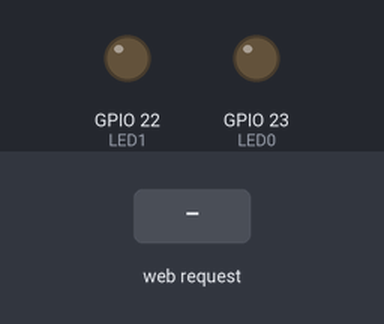
A sketch run on a simulated ESP32. Parts: output pins drawn as LEDs (lit = HIGH). The inputs (shaded band) are chosen by the test bench. WiFi joins after 1.5 s; servers stay silent unless stated; what the sketch prints to the serial monitor is not drawn.

Above: at 3.2 s.
3.3 s: HTTP request GET /?LED0=ON received
At 3.9 s:
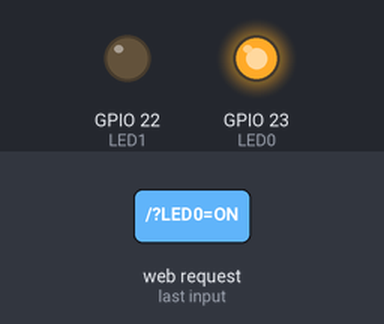
4.8 s: HTTP request GET /?LED1=ON received
At 5.1 s:
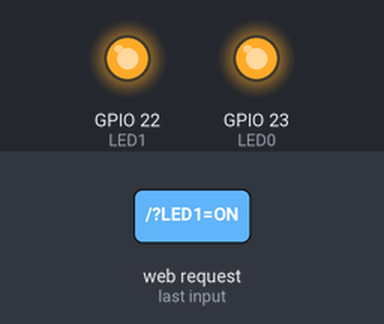
6.3 s: HTTP request GET /?LED0=OFF received
At 7.4 s:
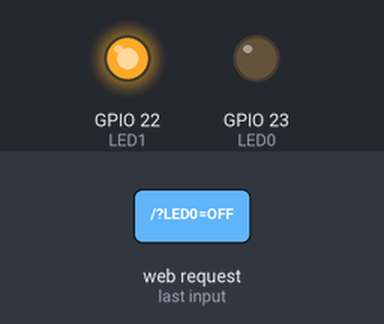
7.8 s: HTTP request GET /?LED1=OFF received
At 8.6 s:
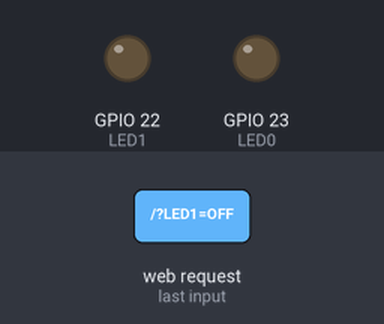
Timing chart, 0 to 10.3 s (numbered marks = the images above; inputs shaded):
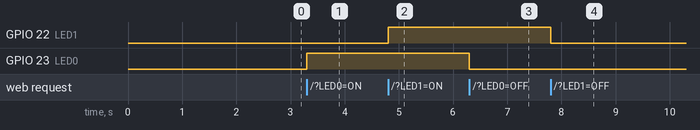

The sketch:

sketch_oct26a.ino
```cpp
/*************************************************************
 * WEB SERVER TO CONTROL 2 LEDs (ESP32)
 * ====================================
 *
 * This program creates a simple web server on ESP32 to control
 * two LEDs connected to GPIO 23 and 22 via a web page.
 *
 *  Yara Ahmed
 * Date: October 2025
 *************************************************************/

#include "WiFi.h"

#define LED0 23   // LED 1 connected to GPIO 23
#define LED1 22   // LED 2 connected to GPIO 22

// Local Wi-Fi credentials
const char* ssid = "YaraPC";
const char* password = "esp32iot";

// Start the web server on port 80 (HTTP default)
WiFiServer server(80);

// HTML page content
String html = R"rawliteral(
<!DOCTYPE html>
<html>
<head>
<title>ESP32 LED Control</title>
<meta name="viewport" content="width=device-width, initial-scale=1">
<style>
  body { font-family: Arial; text-align: center; background-color: #f4f4f4; }
  h1, h2 { color: #333; }
  button {
    width: 120px; height: 40px; margin: 10px;
    font-size: 16px; border-radius: 10px; border: none; cursor: pointer;
  }
  .on { background-color: #4CAF50; color: white; }
  .off { background-color: #f44336; color: white; }
</style>
</head>
<body>
  <h1>ESP32 DevKitC LED Control</h1>
  <h2>Control 2 LEDs from Web Page</h2>
  <form>
    <button class="on" name="LED0" value="ON" type="submit">LED0 ON</button>
    <button class="off" name="LED0" value="OFF" type="submit">LED0 OFF</button><br><br>
    <button class="on" name="LED1" value="ON" type="submit">LED1 ON</button>
    <button class="off" name="LED1" value="OFF" type="submit">LED1 OFF</button>
  </form>
</body>
</html>
)rawliteral";

// Function to connect to Wi-Fi
void Connect_WiFi() {
  Serial.print("Connecting to WiFi...");
  WiFi.begin(ssid, password);
  while (WiFi.status() != WL_CONNECTED) {
    delay(1000);
    Serial.print(".");
  }
  Serial.println("\nWiFi connected!");
  Serial.print("IP Address: ");
  Serial.println(WiFi.localIP());
}

// Setup function
void setup() {
  Serial.begin(115200);

  // Configure LED pins as outputs
  pinMode(LED0, OUTPUT);
  pinMode(LED1, OUTPUT);
  digitalWrite(LED0, LOW);
  digitalWrite(LED1, LOW);

  // Connect to Wi-Fi and start server
  Connect_WiFi();
  server.begin();
  Serial.println("Web server started!");
}

// Main loop
void loop() {
  WiFiClient client = server.available(); // Wait for a client to connect
  if (!client) return;

  Serial.println("New client connected.");
  String request = client.readStringUntil('\r');
  client.flush();

  // Check for LED control requests
  if (request.indexOf("LED0=ON") != -1) { digitalWrite(LED0, HIGH); Serial.println("LED0 ON");
  }
  if (request.indexOf("LED0=OFF") != -1) {digitalWrite(LED0, LOW); Serial.println("LED0 OFF");
  }
  if (request.indexOf("LED1=ON") != -1) { digitalWrite(LED1, HIGH);Serial.println("LED1 ON");
  }
  if (request.indexOf("LED1=OFF") != -1) {
    digitalWrite(LED1, LOW);
    Serial.println("LED1 OFF");
  }

  // Send HTML page to client
  client.println("HTTP/1.1 200 OK");
  client.println("Content-type:text/html");
  client.println();
  client.print(html);
  client.println();

  delay(1);
  client.stop();
  Serial.println("Client disconnected.");
}
```

Measured:
- after the input at 3.3 s, GPIO 23 (LED0): LOW → HIGH at once
- after the input at 4.8 s, GPIO 22 (LED1): LOW → HIGH at once
- after the input at 6.3 s, GPIO 23 (LED0): HIGH → LOW at once
- after the input at 7.8 s, GPIO 22 (LED1): HIGH → LOW at once
